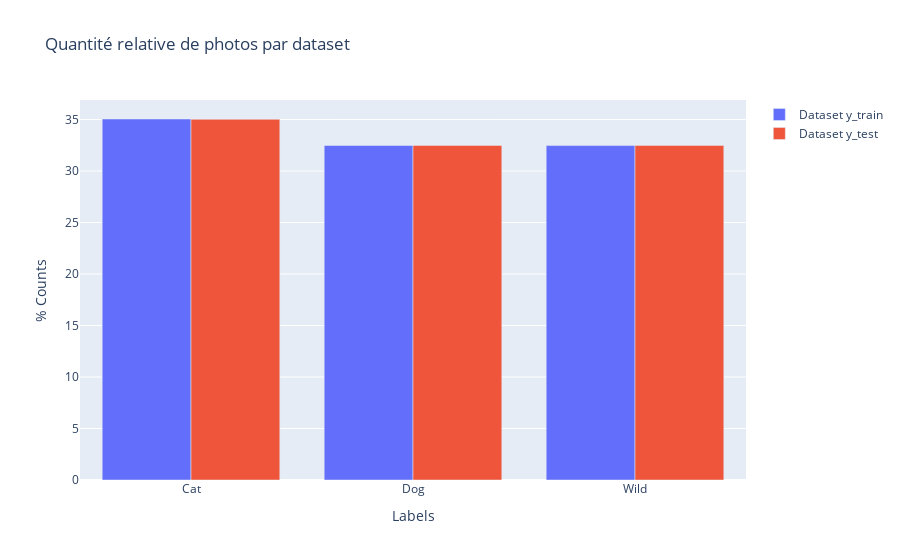

The code cell stored with this chart in its notebook:
### Code cell
unique_ytrain, counts_ytrain = np.unique(y_train_bis, return_counts=True)
unique_ytest, counts_ytest = np.unique(y_test_bis, return_counts=True)

trace1 = go.Bar(y=100*counts_ytrain/len(y_train_bis), x=unique_ytrain, name='Dataset y_train')
trace2 = go.Bar(y=100*counts_ytest/len(y_test_bis), x=unique_ytest, name='Dataset y_test')

data = [trace1, trace2]
layout = dict(title = 'Quantité relative de photos par dataset', yaxis = dict(title = '% Counts'), xaxis = dict(title = 'Labels'))
fig = dict(data = data, layout = layout)
iplot(fig)

### Figure 1 — Plotly figure (JSON) as saved in the notebook; plotly's stock layout.template omitted (floating-point values rounded to 4 significant figures)
{"data": [{"name": "Dataset y_train", "type": "bar", "x": ["Cat", "Dog", "Wild"], "y": [35.05, 32.48, 32.47]}, {"name": "Dataset y_test", "type": "bar", "x": ["Cat", "Dog", "Wild"], "y": [35.03, 32.49, 32.49]}], "layout": {"title": {"text": "Quantité relative de photos par dataset"}, "xaxis": {"title": {"text": "Labels"}}, "yaxis": {"title": {"text": "% Counts"}}}}
